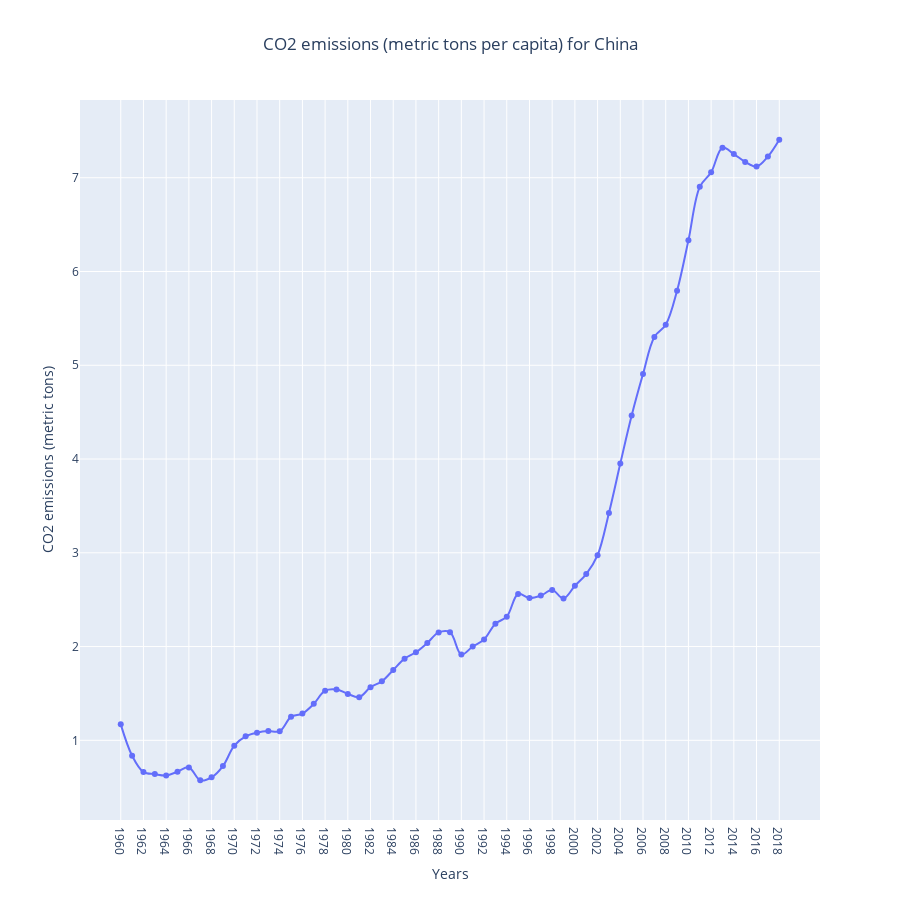

Notebook code cell kept with this figure:
### Code cell
plot('China')

### Figure 1 — Plotly figure (JSON) as saved in the notebook; plotly's stock layout.template omitted (floating-point values rounded to 4 significant figures)
{"data": [{"hovertemplate": "variable=China<br>index=%{x}<br>value=%{y}<extra></extra>", "legendgroup": "China", "line": {"color": "#636efa", "dash": "solid", "shape": "spline"}, "marker": {"symbol": "circle"}, "mode": "lines+markers", "name": "China", "orientation": "v", "showlegend": true, "type": "scatter", "x": ["1960", "1961", "1962", "1963", "1964", "1965", "1966", "1967", "1968", "1969", "1970", "1971", "1972", "1973", "1974", "1975", "1976", "1977", "1978", "1979", "1980", "1981", "1982", "1983", "1984", "1985", "1986", "1987", "1988", "1989", "1990", "1991", "1992", "1993", "1994", "1995", "1996", "1997", "1998", "1999", "2000", "2001", "2002", "2003", "2004", "2005", "2006", "2007", "2008", "2009", "2010", "2011", "2012", "2013", "2014", "2015", "2016", "2017", "2018"], "xaxis": "x", "y": [1.17, 0.836, 0.6614, 0.64, 0.6256, 0.6655, 0.7109, 0.5742, 0.6055, 0.7251, 0.9429, 1.042, 1.081, 1.098, 1.097, 1.25, 1.285, 1.389, 1.529, 1.543, 1.495, 1.46, 1.567, 1.629, 1.75, 1.871, 1.939, 2.038, 2.151, 2.153, 1.915, 2.001, 2.076, 2.243, 2.319, 2.56, 2.517, 2.543, 2.602, 2.514, 2.648, 2.773, 2.974, 3.425, 3.952, 4.463, 4.906, 5.303, 5.432, 5.795, 6.332, 6.903, 7.058, 7.32, 7.253, 7.169, 7.119, 7.226, 7.405], "yaxis": "y"}], "layout": {"height": 900, "legend": {"title": {"text": "variable"}, "tracegroupgap": 0}, "showlegend": false, "title": {"text": "CO2 emissions (metric tons per capita) for China", "x": 0.5}, "xaxis": {"anchor": "y", "domain": [0, 1], "title": {"text": "Years"}}, "yaxis": {"anchor": "x", "domain": [0, 1], "title": {"text": "CO2 emissions (metric tons)"}}}}
